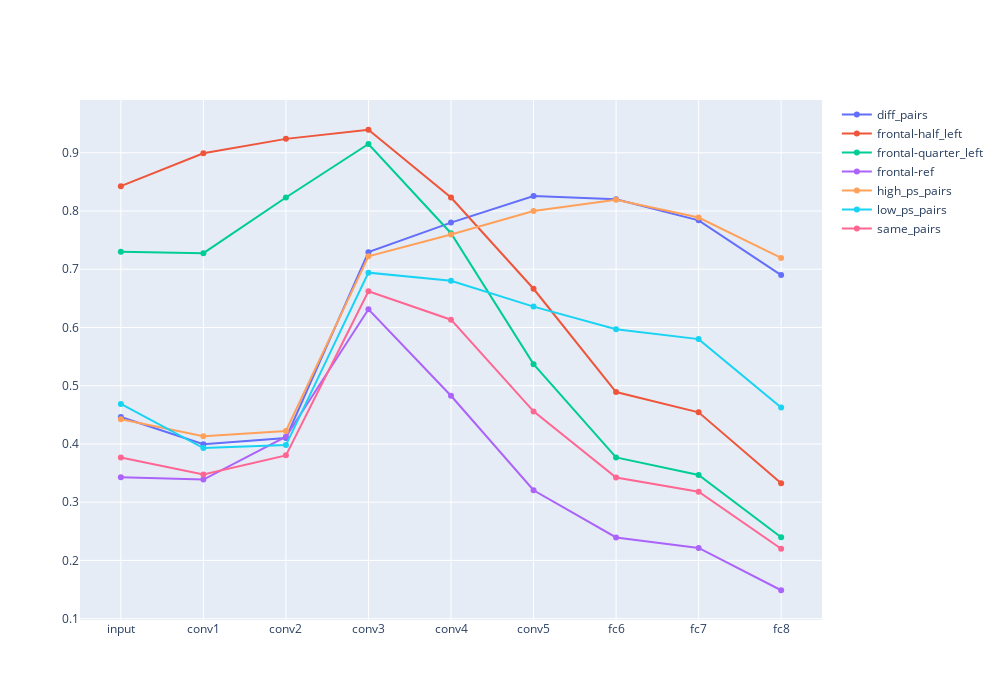

Notebook cell for this chart:
### Code cell
fig = go.Figure()
fig.update_layout(width=1000, height=700)
for pairs_type in means_df.index:
    fig.add_trace(go.Scatter(
        x = means_df.columns,
        y = means_df.query(f'type=="{pairs_type}"').values[0],
        mode='lines+markers', 
        name=pairs_type))
fig

### Figure 1 — Plotly figure (JSON) as saved in the notebook; plotly's stock layout.template omitted (floating-point values rounded to 4 significant figures)
{"data": [{"mode": "lines+markers", "name": "diff_pairs", "type": "scatter", "x": ["input", "conv1", "conv2", "conv3", "conv4", "conv5", "fc6", "fc7", "fc8"], "y": [0.4463, 0.3996, 0.4101, 0.7294, 0.7801, 0.8258, 0.8204, 0.7841, 0.69]}, {"mode": "lines+markers", "name": "frontal-half_left", "type": "scatter", "x": ["input", "conv1", "conv2", "conv3", "conv4", "conv5", "fc6", "fc7", "fc8"], "y": [0.8427, 0.8992, 0.9239, 0.9396, 0.8233, 0.6665, 0.4891, 0.4543, 0.3324]}, {"mode": "lines+markers", "name": "frontal-quarter_left", "type": "scatter", "x": ["input", "conv1", "conv2", "conv3", "conv4", "conv5", "fc6", "fc7", "fc8"], "y": [0.73, 0.7276, 0.8232, 0.9152, 0.7619, 0.5371, 0.3769, 0.3468, 0.2398]}, {"mode": "lines+markers", "name": "frontal-ref", "type": "scatter", "x": ["input", "conv1", "conv2", "conv3", "conv4", "conv5", "fc6", "fc7", "fc8"], "y": [0.3427, 0.3389, 0.4124, 0.6313, 0.4827, 0.3205, 0.2394, 0.2214, 0.1487]}, {"mode": "lines+markers", "name": "high_ps_pairs", "type": "scatter", "x": ["input", "conv1", "conv2", "conv3", "conv4", "conv5", "fc6", "fc7", "fc8"], "y": [0.4426, 0.4133, 0.4221, 0.7223, 0.7598, 0.8001, 0.8194, 0.7888, 0.7194]}, {"mode": "lines+markers", "name": "low_ps_pairs", "type": "scatter", "x": ["input", "conv1", "conv2", "conv3", "conv4", "conv5", "fc6", "fc7", "fc8"], "y": [0.4687, 0.3929, 0.398, 0.6942, 0.6804, 0.6359, 0.5969, 0.58, 0.4627]}, {"mode": "lines+markers", "name": "same_pairs", "type": "scatter", "x": ["input", "conv1", "conv2", "conv3", "conv4", "conv5", "fc6", "fc7", "fc8"], "y": [0.3767, 0.3477, 0.3804, 0.6624, 0.6134, 0.4559, 0.3423, 0.3178, 0.22]}], "layout": {"height": 700, "width": 1000}}
